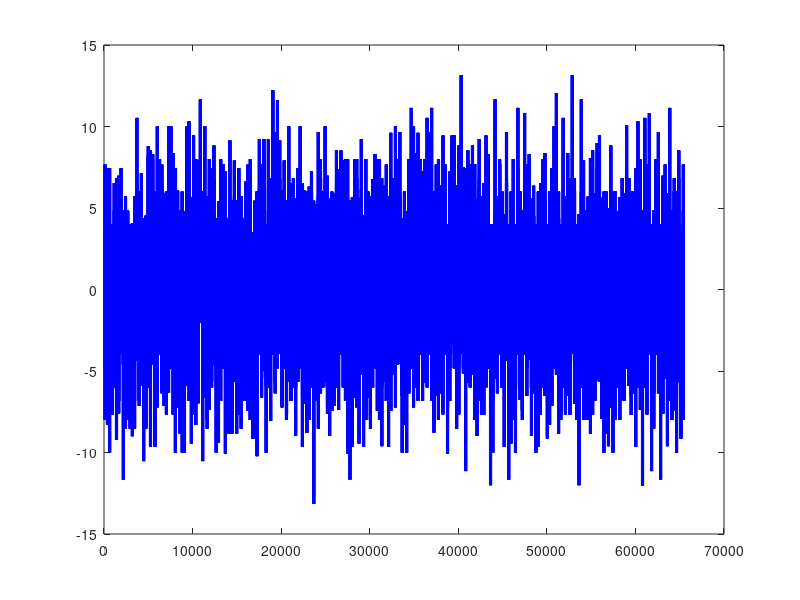
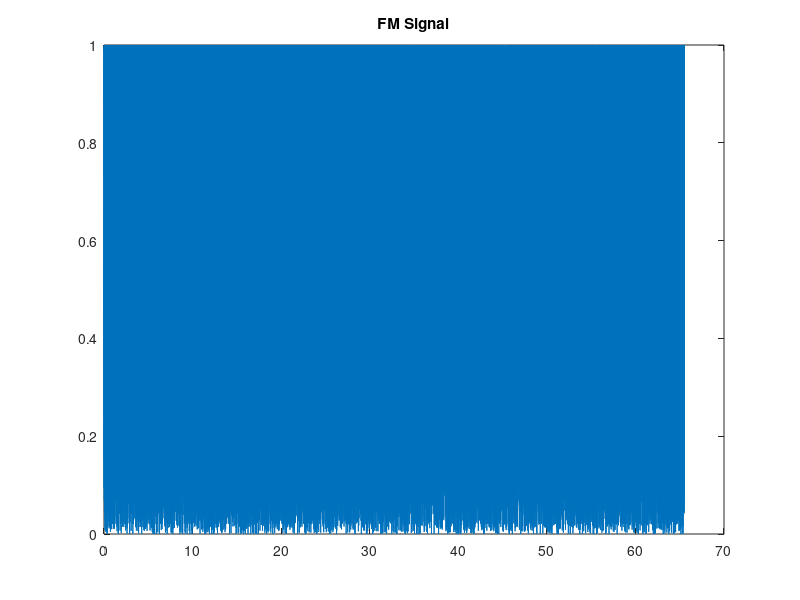
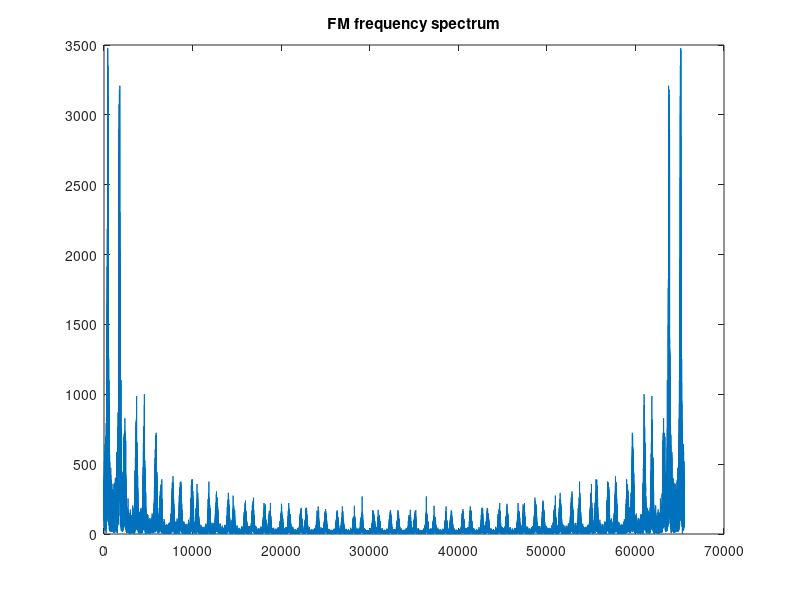

The MATLAB source for these figures, in order: (Note: this script raises an error after producing the figures.)
clc
clear all

n = 4096
N = 512

data = randi([0 1], 1, n)
% data = audioread('sa1.wav')
data = ones(32,1) * data
data_addedsamples = data(:)
num = numel(data_addedsamples)
data_real = data_addedsamples(1:2:num)
data_imaginary = data_addedsamples(2:2:num)
% data_imaginary = [data_imaginary; zeros(1,1) ]
qam_data = (((2.*data_real) - 1) + ((2.*data_imaginary)-1).*j)'

% qam_data = [qam_data , zeros(1,25)]
num1 = numel(qam_data)

% % now we generate the ifft matrix
ifft_matrix = ones(16,16)
Wn = exp(-j*2*pi/16)
% % Defining the IFFT matrix to be used instead of the IFFT command 
for p = 2:16
    for q = 2:16
        ifft_matrix(p,q) = (Wn')^((p-1)*(q-1))
    end
end
% ifft_matrix = (1/16).*ifft_matrix
% % now we convert the data from serial to parallel
% for i = 1:64
%     block(i,:) = qam_data(16*(i-1) + 1 : 16*i)
% end

block = (reshape(qam_data,[num1/16 16]))'

ofdm_block = ifft_matrix*block
% % now we reshape the matrix to get the modulated data stream

ofdm_stream = (ofdm_block(:))'
num2 = numel(ofdm_stream)
t1 = 1:1:num2
figure
plot(t1,ofdm_stream,'blue')
hold on

a = max(real(ofdm_stream))
b = min(real(ofdm_stream))
points = numel(ofdm_stream);

average_power = (1/points)*(sum(real(ofdm_stream).^2));
peak_value = a.^2;
papr = peak_value/average_power


peak_pulse = max(abs(ofdm_stream));

% normalized_stream = (ofdm_stream)./(peak_pulse)
% % quantiaztion
% n = 5
% 
% temp = (round(normalized_stream.*(2^n)))./(2^n)
% % temp = quantize(ofdm_stream,int, 16)
% plot(t,temp,'red')


% average_power2 = (1/points)*(sum(real(temp).^2))
% peak_value2 = a.^2
% papr2 = peak_value2/average_power2


% % % add cyclic prefix

% % compare spectral efficiency of FM and PM for ce ofdm

% % now we implement ce ofdm using Frequency Modulation


% % FM modulation centre frequency = 2.4GHz
% % Frequency deviation 20MHz pk to pk

% sample code for FM modulation

% % [fm t2] = freqmod(real(ofdm_stream),2.4e9,20e6,38.4e9)

fm = fmmod(real(ofdm_stream) ,2.4e9,2.4e11,4e9)

t2 = 0:(1/1000):((numel(fm)-1)/1000)

% fm = fmmod(real(ofdm_stream), 2.4e9, 4.8e9, 10e6);

figure
plot(t2,abs(fm))
title('FM Signal')
hold on

% Now we will plot the frequency spectrum of the FM signal

% freq_spectrum_fm = abs(fftshift(fft(fm)))
% freq_bins = [0 : numel(fm)-1]
% N_2 = ceil(numel(fm)/2)
% freq_hz = (freq_bins - N_2)*fs/(numel(fm))
% figure('Name','Frequency Spectrum of FM Signal')
% plot(freq_hz,freq_spectrum_fm)

freq_spectrum_fm = fft(fm)
N = numel(freq_spectrum_fm)
figure
plot(0:N-1 , abs(freq_spectrum_fm))
title('FM frequency spectrum')


% now we shall do phase modulation

[pm t3] = phasemod(real(ofdm_stream),2.4e9,2.4e11,4.8e9)
figure
plot(t3,abs(pm))
title('PM Signal')
hold on

freq_spectrum_pm = fft(pm)
N = numel(freq_spectrum_pm)
figure
plot(0:N-1 , abs(freq_spectrum_pm))
title('PM frequency spectrum')








